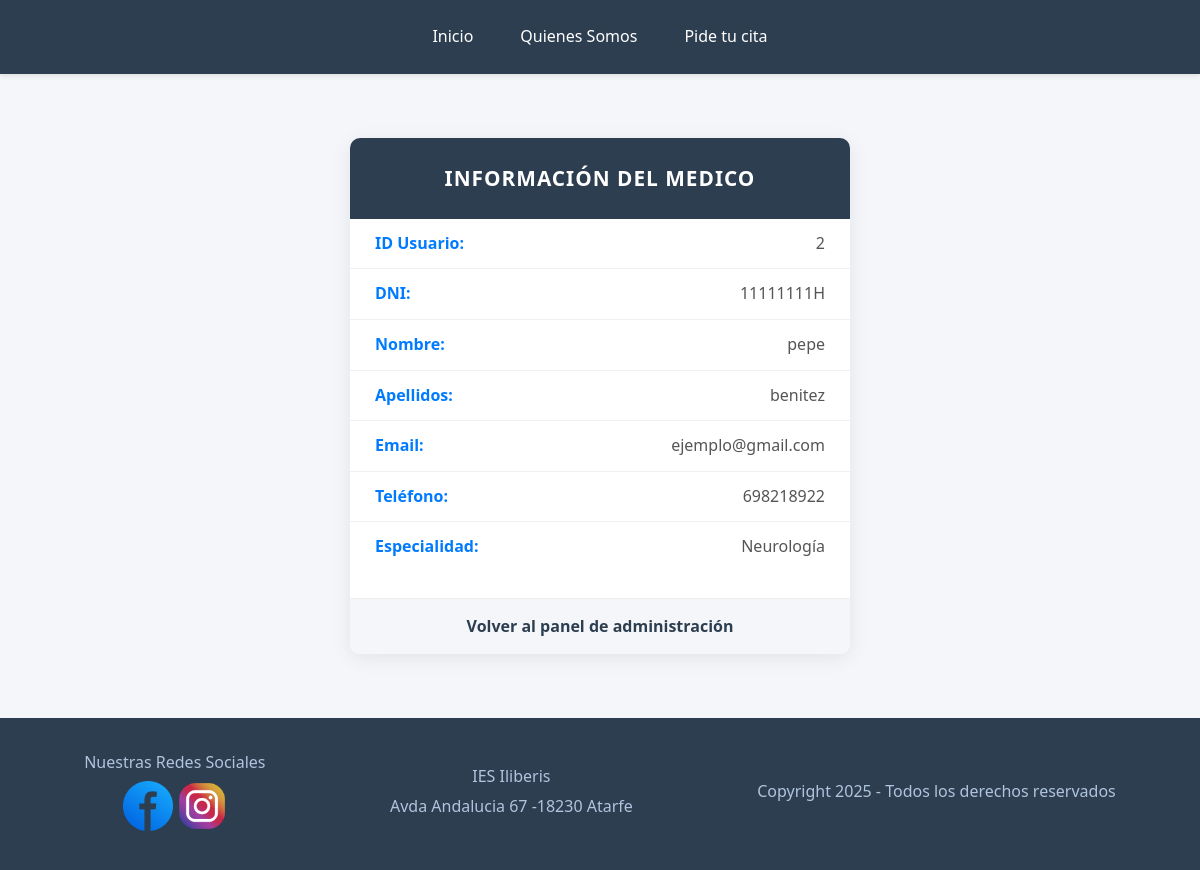
The app's page /admin_usuario_info.php?id=2 (signed in) with its own data.
### tables this page shows
CREATE TABLE `usuario` (
  `id_usuario` int(11) NOT NULL,
  `DNI` varchar(50) NOT NULL,
  `password_hash` varchar(255) NOT NULL,
  `rol` enum('admin','medico','paciente') DEFAULT NULL,
  `medico_id` int(11) DEFAULT NULL,
  `paciente_id` int(11) DEFAULT NULL,
  `estado` enum('activo','pendiente','deshabilitado') NOT NULL DEFAULT 'pendiente'
);

CREATE TABLE `medico` (
  `id_medico` int(11) NOT NULL,
  `nombre` varchar(100) NOT NULL,
  `apellidos` varchar(150) NOT NULL,
  `especialidad_id` int(11) NOT NULL,
  `email` varchar(120) DEFAULT NULL,
  `telefono` varchar(20) DEFAULT NULL
);

CREATE TABLE `especialidad` (
  `id_especialidad` int(11) NOT NULL,
  `nombre` varchar(100) NOT NULL
);

### admin_usuario_info.php (the view, shortened to what this page needs)
<?php
include("header.php");
include("conexion_db.php");
$id_usuario = intval($_GET['id']);
$query_rol = "SELECT rol FROM usuario WHERE id_usuario = $id_usuario";
$result_rol = mysqli_query($conexion, $query_rol);
$data_usuario = mysqli_fetch_assoc($result_rol);
$rol = $data_usuario['rol'];
if ($rol == 'medico') {
    $query = "
    SELECT u.id_usuario, u.DNI, m.nombre, m.apellidos, m.email, m.telefono, e.nombre AS dato_extra
    FROM usuario u
    INNER JOIN medico m ON u.medico_id = m.id_medico
    INNER JOIN especialidad e ON m.especialidad_id = e.id_especialidad
    WHERE u.id_usuario = $id_usuario";
    $titulo_extra = "Especialidad";
} else {
    echo "El rol de este usuario ('$rol') no tiene ficha de detalles configurada.";
    exit;
}
$result = mysqli_query($conexion, $query);
$ficha = mysqli_fetch_assoc($result);
?>
<div class="ficha-usuario">
    <h2>Información del <?php echo ucfirst($rol);  ?></h2>
    <p><strong>ID Usuario:</strong> <?php echo $ficha['id_usuario']; ?></p>
    <p><strong>DNI:</strong> <?php echo $ficha['DNI']; ?></p>
    <p><strong>Nombre:</strong> <?php echo $ficha['nombre']; ?></p>
    <p><strong>Apellidos:</strong> <?php echo $ficha['apellidos']; ?></p>
    <p><strong>Email:</strong> <?php echo $ficha['email']; ?></p>
    <p><strong>Teléfono:</strong> <?php echo $ficha['telefono']; ?></p>
    <p><strong><?php echo $titulo_extra; ?>:</strong> <?php echo $ficha['dato_extra']; ?></p>
    <br>
    <a href="admin.php">Volver al panel de administración</a>
</div>
<?php
include("footer.php");
?>

### css/estilo.css (style rules this page uses)
* { margin: 0; padding: 0; box-sizing: border-box; }
body { font-family: 'Segoe UI', Tahoma, Geneva, Verdana, sans-serif; background-color: #f4f6f9; color: #333333; line-height: 1.6; display: flex; flex-direction: column; min-height: 100vh; }
h1, h2, h3 { color: #2c3e50; margin-bottom: 1.5rem; text-align: center; }
.ficha-usuario { background-color: #ffffff; max-width: 500px; margin: 2rem auto; padding: 0; border-radius: 10px; box-shadow: 0 4px 20px rgba(0,0,0,0.08); overflow: hidden; }
.ficha-usuario h2 { background-color: #2c3e50; color: #ffffff; margin: 0; padding: 1.5rem; font-size: 1.3rem; text-transform: uppercase; letter-spacing: 1px; }
.ficha-usuario p { padding: 12px 25px; margin: 0; border-bottom: 1px solid #f0f0f0; display: flex; justify-content: space-between; align-items: center; color: #555; }
.ficha-usuario p:last-of-type { border-bottom: none; }
.ficha-usuario strong { color: #007bff; font-weight: 600; }
.ficha-usuario a { display: block; text-align: center; background-color: #f4f6f9; color: #2c3e50; padding: 15px; text-decoration: none; font-weight: bold; border-top: 1px solid #eee; transition: background 0.3s, color 0.3s; }

### records on screen
usuario: rol "MEDICO", id_usuario "2", DNI "11111111H", medico.nombre "pepe", medico.apellidos "benitez", medico.email "ejemplo@gmail.com", medico.telefono "698218922", rol "Especialidad", especialidad.nombre "Neurología"
